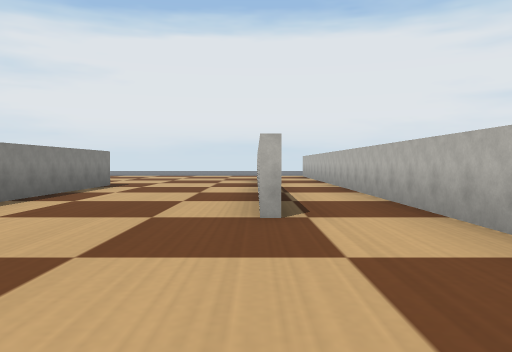
view 1 (above)

24 first-person views from a walk through a Webots world. The camera is 0.26 m above the floor, tilts 2° down and sees 70° across. The floor is counted in squares, 0.5 m on a side. Each view is taken from the middle of a square. On the plan, view 1 faces up. The plan holds only what a view shows up to about 9 squares ahead; the rest is blank. Webots' stock objects and surfaces are drawn as simple stand-ins.

view 2
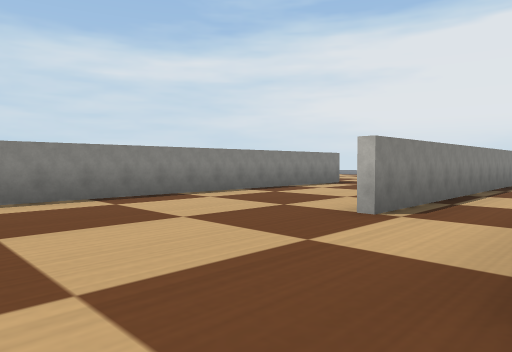

view 3
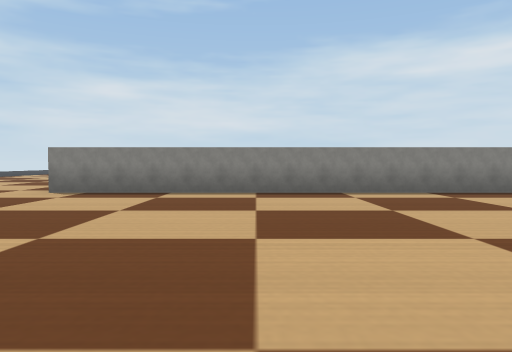

view 4
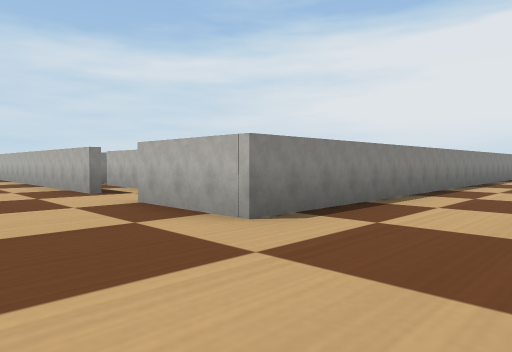

view 5
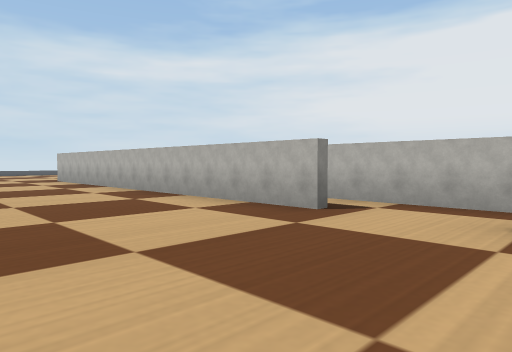

view 6
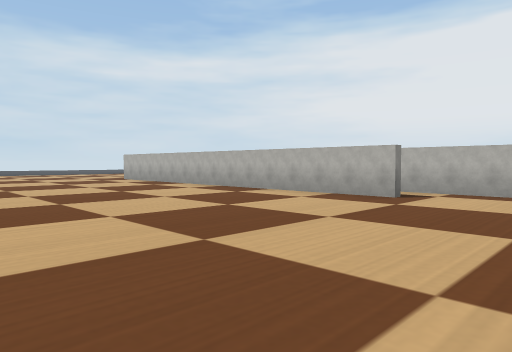

view 7
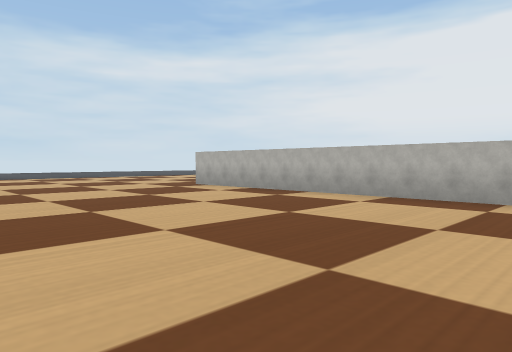

view 8
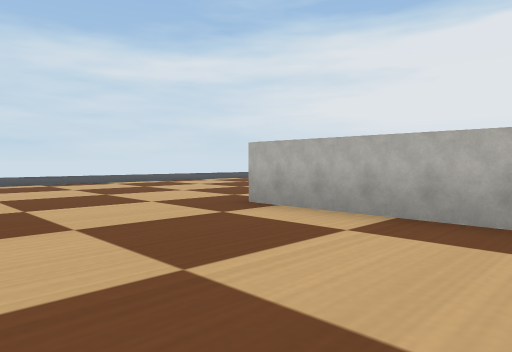

view 9
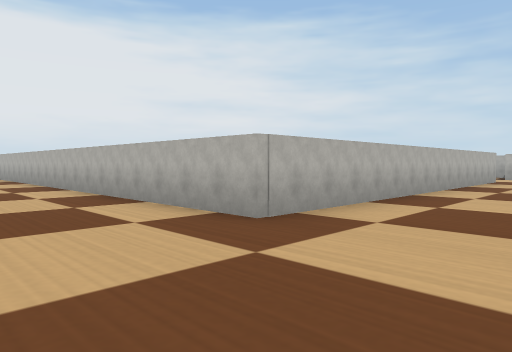

view 10
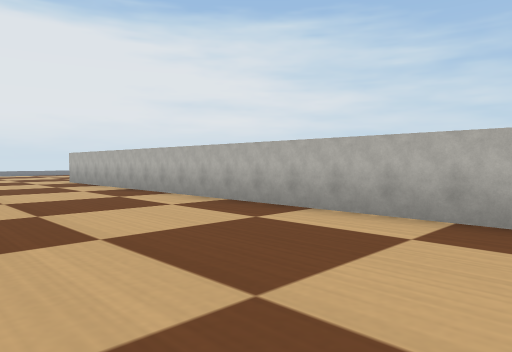

view 11
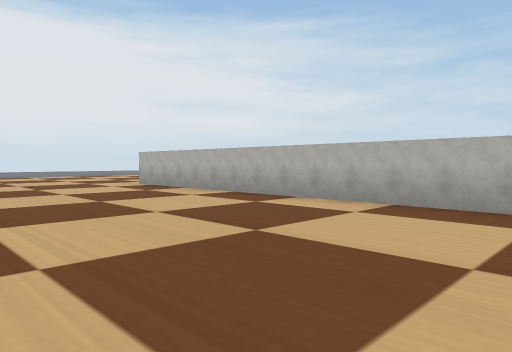

view 12
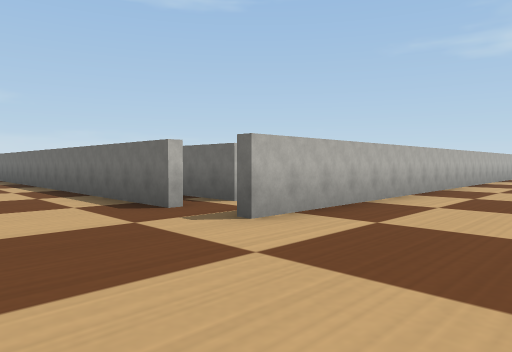

view 13
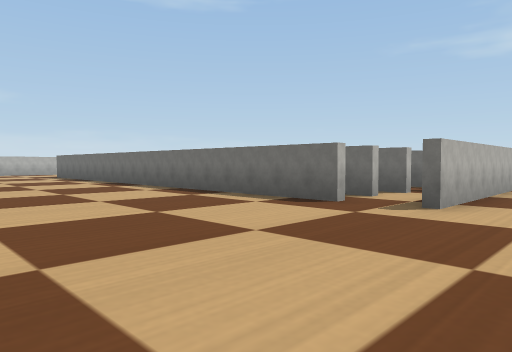

view 14
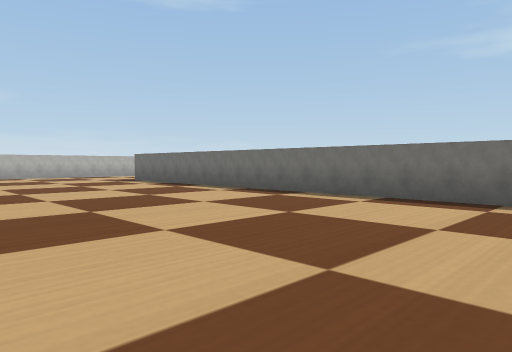

view 15
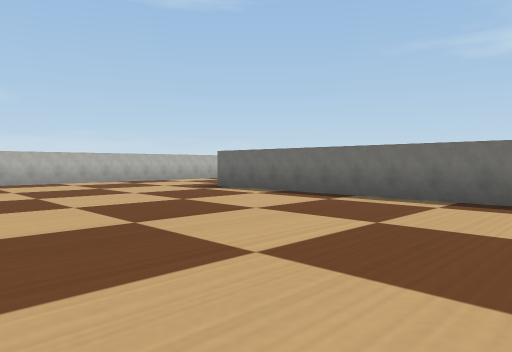

view 16
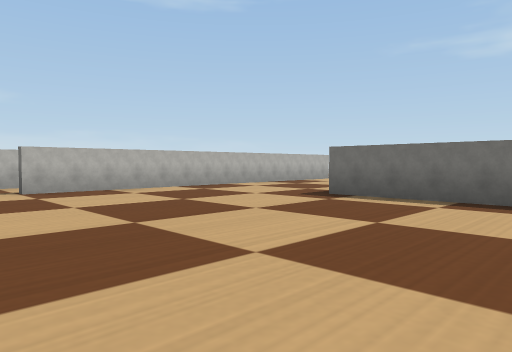

view 17
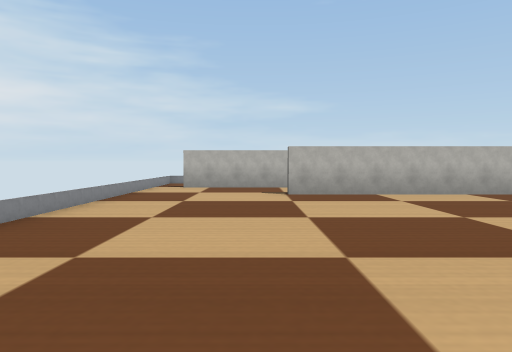

view 18
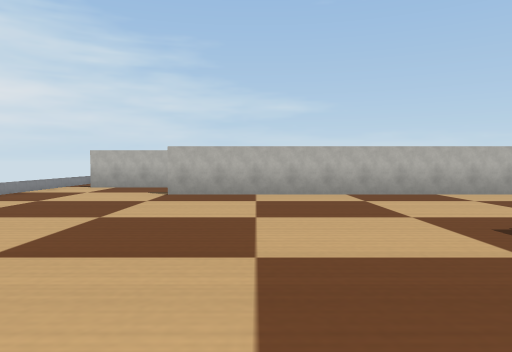

view 19
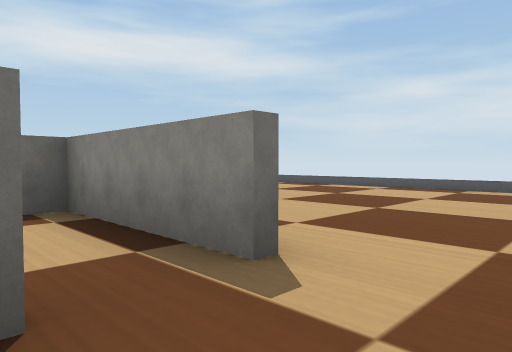

view 20
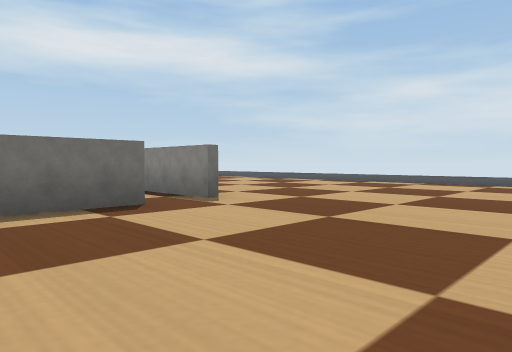

view 21
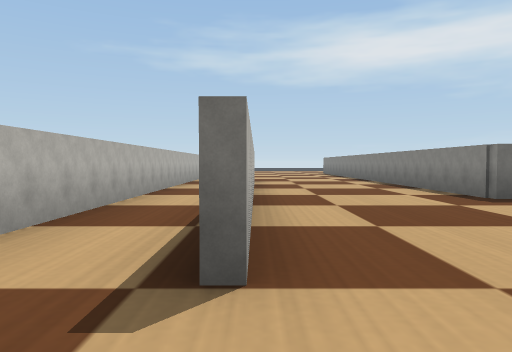

view 22
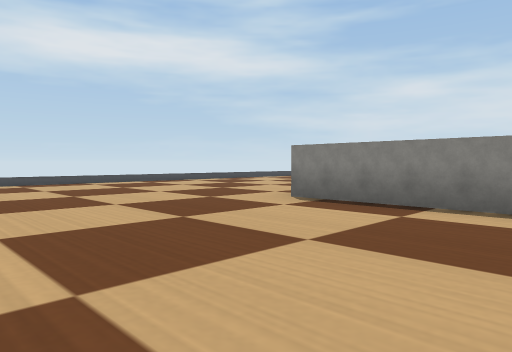

view 23
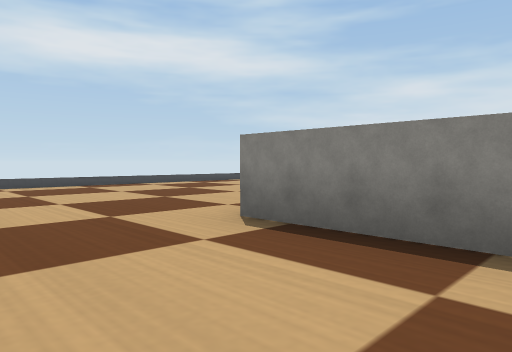

view 24
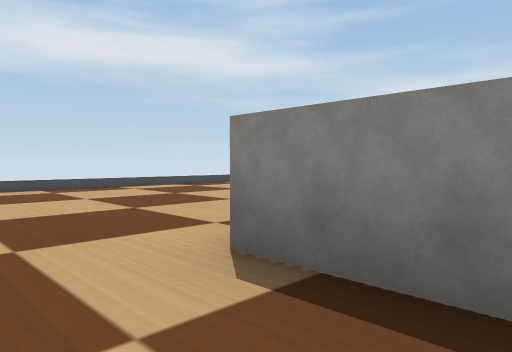

### Floor plan
Points are (right, up) in squares from view 1. A wall is a line through its corners. A room is listed if a view was taken in it or the views show most of it. See-through windows are left out.
Room 1 (views 1, 2, 3, 4, 5, 6, 7, 8, 9, 10, 11, 12, 13, 14, 15, 16, 17, 18, 19, 20, 21, 22, 23, 24)
walls: (-7.4, -4.6) (-16.6, -4.6) (-16.6, 8.6); (-5.8, -3.4) (-9.6, -3.4); (0, 3.4) (0, 12.5); (1.9, 2.6) (1.9, 14.6); (-15.4, 8.7) (-3.4, 8.7) (-3.4, -4.6) (-5.6, -4.6); (0.2, 10) (0.2, 3.4)
low walls: (-7, -10.8) (-0.6, -10.8); (-22.7, -4.9) (-22.7, -6.4); (3, 15.2) (-2.9, 15.2); (-22.7, 11.4) (-22.7, 4.9)

Positions as (right, up) in squares from view 1, and headings:
1: (0, 0), facing up
2: (2, 0), facing up-left
3: (3, -1), facing left
4: (-1, -7), facing up-left
5: (-5, -8), facing up-left
6: (-5, -10), facing up-left
7: (-9, -10), facing up-left
8: (-13, -8), facing up-left
9: (-19, -7), facing up-right
10: (-20, -2), facing up-right
11: (-21, 0), facing up-right
12: (-19, 11), facing down-right
13: (-18, 13), facing down-right
14: (-14, 14), facing down-right
15: (-10, 14), facing down-right
16: (-7, 14), facing down-right
17: (-6, 13), facing right
18: (-6, 11), facing right
19: (-15, 10), facing down-left
20: (-13, 13), facing down-left
21: (0, 14), facing down
22: (1, -1), facing down-left
23: (-1, -2), facing down-left
24: (-2, -3), facing down-left
